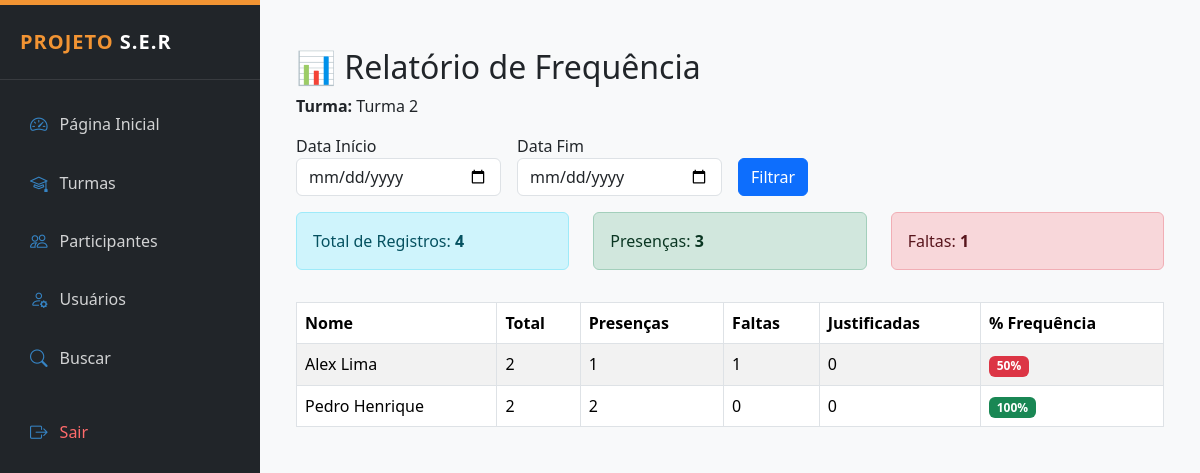
Page /public/presenca_relatorios.php?turma_id=3 on the committed database.
### tables this page shows
CREATE TABLE `turmas` (
  `id` int(11) NOT NULL,
  `nome` varchar(120) NOT NULL,
  `descricao` text DEFAULT NULL,
  `responsavel` varchar(100) DEFAULT NULL,
  `data_inicio` date DEFAULT NULL,
  `data_fim` date DEFAULT NULL,
  `status` enum('ativa','encerrada') DEFAULT 'ativa',
  `criado_em` timestamp NOT NULL DEFAULT current_timestamp()
);

CREATE TABLE `participantes` (
  `id` int(11) NOT NULL,
  `nome` varchar(120) NOT NULL,
  `numero_processo` varchar(50) DEFAULT NULL,
  `cpf` varchar(11) DEFAULT NULL,
  `data_nascimento` date DEFAULT NULL,
  `telefone` varchar(20) DEFAULT NULL,
  `email` varchar(120) DEFAULT NULL,
  `endereco` varchar(150) DEFAULT NULL,
  `bairro` varchar(100) DEFAULT NULL,
  `turma_id` int(11) DEFAULT NULL,
  `observacoes` text DEFAULT NULL,
  `criado_em` timestamp NOT NULL DEFAULT current_timestamp(),
  `caso_id` int(11) DEFAULT NULL,
  `status` enum('ativo','inativo') DEFAULT 'ativo',
  `total_passagens` int(11) DEFAULT 0
);

### public/presenca_relatorios.php (the view, shortened to what this page needs)
<?php
require_once __DIR__ . "/../config/conexao.php";
require_once __DIR__ ."/../layout/admin_header.php";
$turma_id = $_GET['turma_id'] ?? null;
$data_inicio = $_GET['data_inicio'] ?? null;
$data_fim = $_GET['data_fim'] ?? null;
$stmt = $pdo->prepare("SELECT * FROM turmas WHERE id = ?");
$stmt->execute([$turma_id]);
$turma = $stmt->fetch();
$filtro_data = "";
$params = [$turma_id];
$stmt = $pdo->prepare("
SELECT
    p.id,
    p.nome,
    COUNT(pr.id) as total,
    SUM(pr.status = 'presente') as presencas,
    SUM(pr.status = 'falta') as faltas,
    SUM(pr.status = 'justificado') as justificadas
FROM participantes p
LEFT JOIN presencas pr ON pr.participante_id = p.id
LEFT JOIN turmas_sessoes ts ON ts.id = pr.sessao_id
WHERE p.turma_id = ?
$filtro_data
GROUP BY p.id
ORDER BY p.nome
");
$stmt->execute($params);
$dados = $stmt->fetchAll();
$total_aulas = 0;
$total_presencas = 0;
$total_faltas = 0;
foreach ($dados as $d) {
    $total_aulas += $d['total'];
    $total_presencas += $d['presencas'];
    $total_faltas += $d['faltas'];
}
?>
<div class="container mt-4">
<h2>📊 Relatório de Frequência</h2>
<p><strong>Turma:</strong> <?= $turma['nome'] ?></p>
<form method="GET" class="row g-3 mb-3">
    <div class="col-md-3">
        <label>Data Início</label>
        <input type="date" name="data_inicio" value="<?= $data_inicio ?>" class="form-control">
    </div>
    <div class="col-md-3">
        <label>Data Fim</label>
        <input type="date" name="data_fim" value="<?= $data_fim ?>" class="form-control">
    </div>
    <div class="col-md-3 align-self-end">
        <button class="btn btn-primary">Filtrar</button>
    </div>
</form>
<div class="row mb-3">
    <div class="col-md-4">
        <div class="alert alert-info">
            Total de Registros: <strong><?= $total_aulas ?></strong>
        </div>
    </div>
    <div class="col-md-4">
        <div class="alert alert-success">
            Presenças: <strong><?= $total_presencas ?></strong>
        </div>
    </div>
    <div class="col-md-4">
        <div class="alert alert-danger">
            Faltas: <strong><?= $total_faltas ?></strong>
        </div>
    </div>
</div>
<table class="table table-bordered table-striped">
<thead>
<tr>
    <th>Nome</th>
    <th>Total</th>
    <th>Presenças</th>
    <th>Faltas</th>
    <th>Justificadas</th>
    <th>% Frequência</th>
</tr>
</thead>
<tbody>
<?php foreach ($dados as $d):
$percentual = $d['total'] > 0 ? round(($d['presencas'] / $d['total']) * 100, 1) : 0;
?>
<tr>
    <td><?= $d['nome'] ?></td>
    <td><?= $d['total'] ?></td>
    <td><?= $d['presencas'] ?></td>
    <td><?= $d['faltas'] ?></td>
    <td><?= $d['justificadas'] ?></td>
    <td>
        <span class="badge <?= $percentual >= 75 ? 'bg-success' : 'bg-danger' ?>">
            <?= $percentual ?>%
        </span>
    </td>
</tr>
<?php endforeach; ?>
</tbody>
</table>
</div>
<?php require_once __DIR__ ."/../layout/admin_footer.php";?>

### layout/admin_header.php (style rules this page uses)
:root { --ser-orange: #F29433; --ser-blue: #3684C4; --ser-wine: #A61C62; --ser-light: #f8f9fa; }
body { font-family: 'Segoe UI', Tahoma, Geneva, Verdana, sans-serif; background-color: var(--ser-light); }

### rows in the picture
turmas: nome "Turma 2"
participantes: nome "Alex Lima", total "2", presencas "1", faltas "1", justificadas "0", percentual "50"
participantes: nome "Pedro Henrique", total "2", presencas "2", faltas "0", justificadas "0", percentual "100"

### other values in the picture
$total_aulas "4"
$total_presencas "3"
$total_faltas "1"
